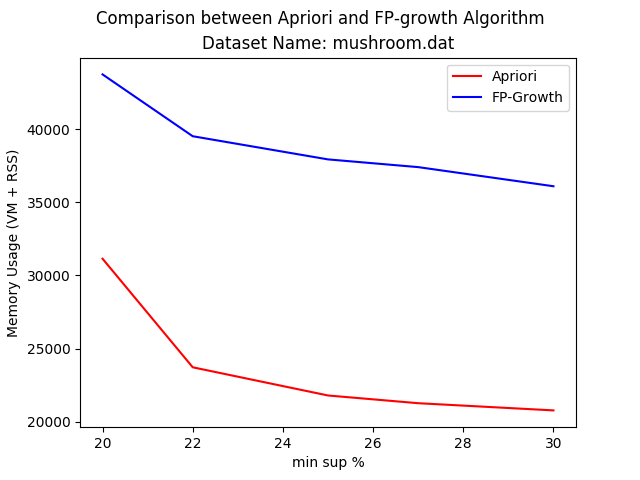

Write the Python code that produced this figure.
from matplotlib import pyplot as plt
import numpy as np


###tobechanged
x = [20,22,25,27,30]
Apriori = [31140,23716,21788,21260,20768]
FP_growth = [43744,39516,37932,37404,36096]

plt.plot(x, Apriori, color='r', label='Apriori')
plt.plot(x, FP_growth, color='b', label='FP-Growth')

plt.ylabel('Memory Usage (VM + RSS)')
plt.xlabel('min sup %')


plt.suptitle('Comparison between Apriori and FP-growth Algorithm')
plt.title('Dataset Name: mushroom.dat')
plt.legend(loc='upper right')

# plt.yscale('log',basey = 2)

###tobechanged
plt.savefig('mushroom_mem.pdf')
plt.savefig('mushroom_mem.png')

# plt.yticks(Apriori+FP_growth,Apriori+FP_growth)
plt.xticks(x,x)



plt.show()